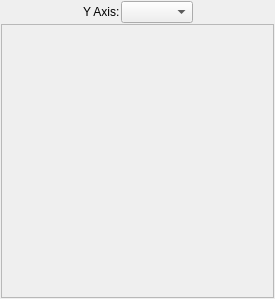
<?xml version="1.0" encoding="UTF-8"?>
<ui version="4.0">
 <class>DisplayTab</class>
 <widget class="QWidget" name="DisplayTab">
  <property name="geometry">
   <rect>
    <x>0</x>
    <y>0</y>
    <width>275</width>
    <height>299</height>
   </rect>
  </property>
  <property name="maximumSize">
   <size>
    <width>275</width>
    <height>16777215</height>
   </size>
  </property>
  <property name="windowTitle">
   <string>PlotMS Display Tab</string>
  </property>
  <layout class="QVBoxLayout" name="verticalLayout">
   <property name="spacing">
    <number>1</number>
   </property>
   <property name="margin">
    <number>1</number>
   </property>
   <item>
    <layout class="QHBoxLayout" name="horizontalLayout">
     <item>
      <spacer name="horizontalSpacer">
       <property name="orientation">
        <enum>Qt::Horizontal</enum>
       </property>
       <property name="sizeHint" stdset="0">
        <size>
         <width>40</width>
         <height>20</height>
        </size>
       </property>
      </spacer>
     </item>
     <item>
      <widget class="QLabel" name="axisDataLabel">
       <property name="text">
        <string>Y Axis:</string>
       </property>
      </widget>
     </item>
     <item>
      <widget class="QComboBox" name="yDataCombo">
       <property name="toolTip">
        <string>Set the display properties for the selected y-axis data.</string>
       </property>
      </widget>
     </item>
     <item>
      <spacer name="horizontalSpacer_2">
       <property name="orientation">
        <enum>Qt::Horizontal</enum>
       </property>
       <property name="sizeHint" stdset="0">
        <size>
         <width>40</width>
         <height>20</height>
        </size>
       </property>
      </spacer>
     </item>
    </layout>
   </item>
   <item>
    <widget class="QFrame" name="symbolFrame">
     <property name="sizePolicy">
      <sizepolicy hsizetype="Preferred" vsizetype="Expanding">
       <horstretch>0</horstretch>
       <verstretch>0</verstretch>
      </sizepolicy>
     </property>
     <property name="frameShape">
      <enum>QFrame::StyledPanel</enum>
     </property>
     <property name="frameShadow">
      <enum>QFrame::Raised</enum>
     </property>
    </widget>
   </item>
  </layout>
 </widget>
 <resources/>
 <connections/>
</ui>
